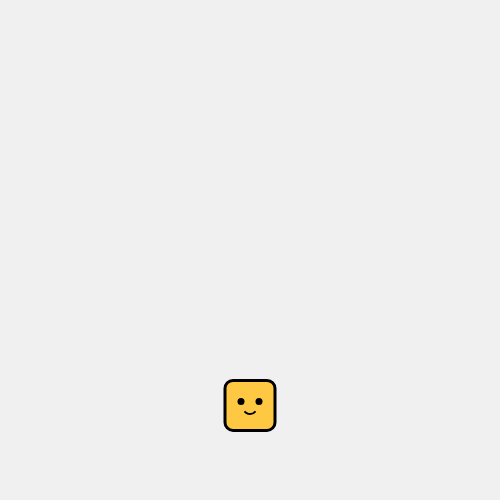
Frame 1 (no input)
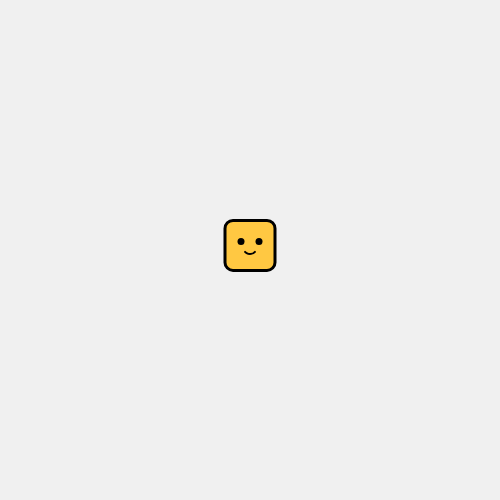
Frame 60 (no input)
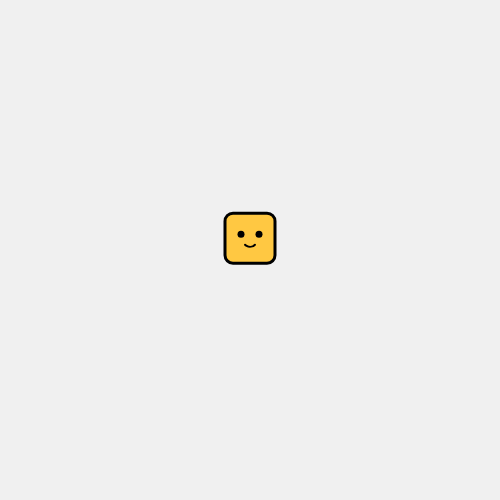
Frame 120 (the mouse pressed at the canvas centre since frame 60)

The p5.js sketch that drew these frames (run headless with seeded random() and noise() and a simulated clock; from frame 60 on, the mouse is pressed at the canvas centre):

// p5.js sketch
// ── sketch.js
let player;

function setup() {
  createCanvas(500, 500);
  player = new Character(225, 380, 50, 50);
}

function draw() {
  background(240);
  player.move();

  if (player.ypos + player.height >= height) {
    player.ypos = height - player.height;
    player.jump();
  }

  player.draw();
}

// ── player.js
class Character {
  constructor(x, y, width, height) {
    this.xpos = x;
    this.ypos = y;
    this.width = width;
    this.height = height;
  }
  draw() {
    // Yellow/green squared body with bright color
    fill(255, 200, 66);
    stroke(0);
    strokeWeight(3);
    rect(this.xpos, this.ypos, this.width, this.height, 8);
    // 8 is the corner radius to make it bit rounded

    // black rounded eyes
    fill("black");

    noStroke();

    circle(
      this.xpos + this.width * 0.32,
      this.ypos + this.height * 0.42,
      this.width * 0.14
    ); //left eye
    circle(
      this.xpos + this.width * 0.68,
      this.ypos + this.height * 0.42,
      this.width * 0.14
    ); // right eye

    // smily mouth
    noFill();
    stroke(0);
    strokeWeight(2);
    arc(
      this.xpos + this.width * 0.5,
      this.ypos + this.height * 0.58,
      this.width * 0.24,
      this.height * 0.18,
      0.15 * PI,
      0.85 * PI
      // comma used to separate arguments
    );
  }
  move() {
    if (this.vy === undefined) {
      this.vy = 0;
    }
    //0.4  is the strength of gravity check if it
    // needs adjustment later // this.vy makes it bounce again
    this.vy = this.vy + 0.4;
    this.ypos = this.ypos + this.vy;

    // keyIsDown() = p5.js function checking if a key is held down
    // LEFT_ARROW = p5.js constant for the left arrow key

    if (keyIsDown(LEFT_ARROW)) {
      this.xpos = this.xpos - 5;
    }
    if (keyIsDown(RIGHT_ARROW)) {
      this.xpos = this.xpos + 5;
    }
    if (this.xpos > width) {
      this.xpos = -this.width; //The minus sign (-) places the character just outside the left edge of the canvas smoothly
    }
    if (this.xpos + this.width < 0) {
      this.xpos = width;
    }
  }
  jump() {
    this.vy = -14;
  }
}
